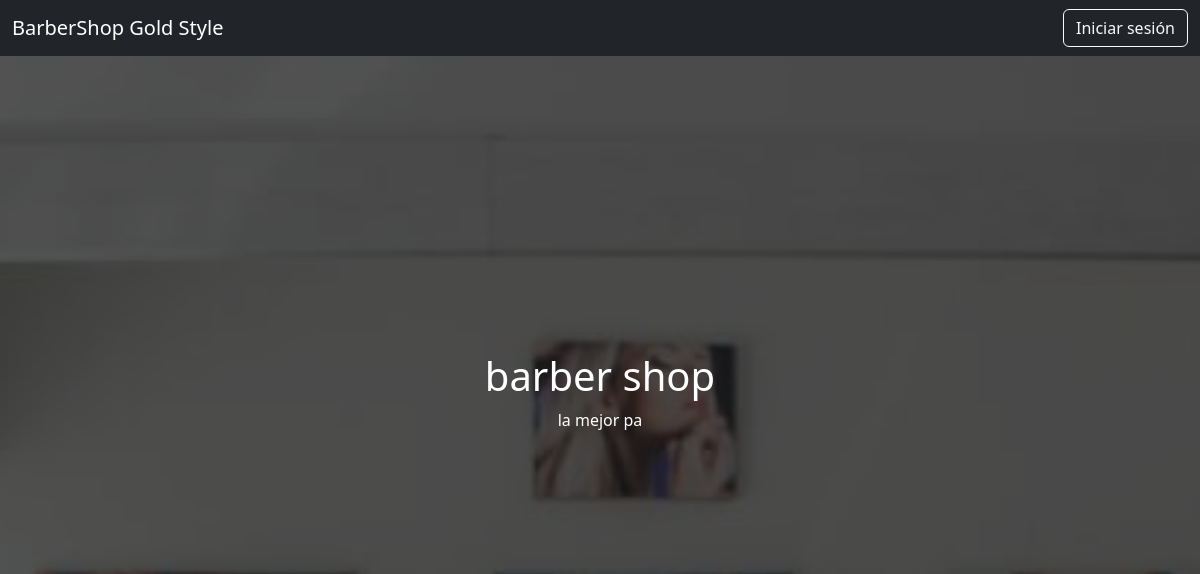
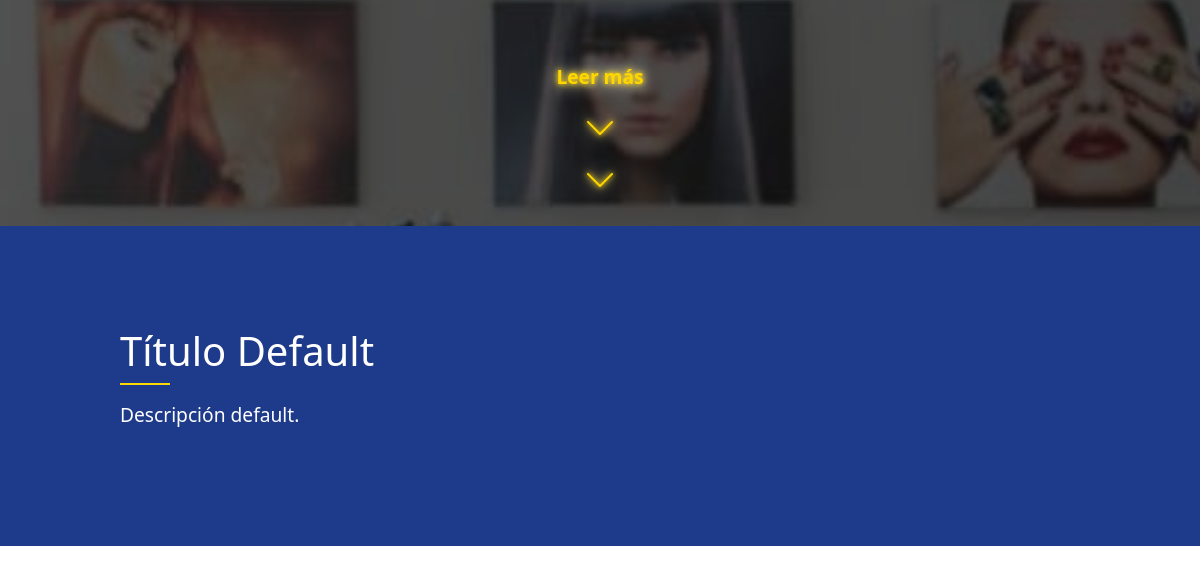
The page /php/servicios/corte_publico.php on the database as committed earlier (2 pictures, top to bottom).
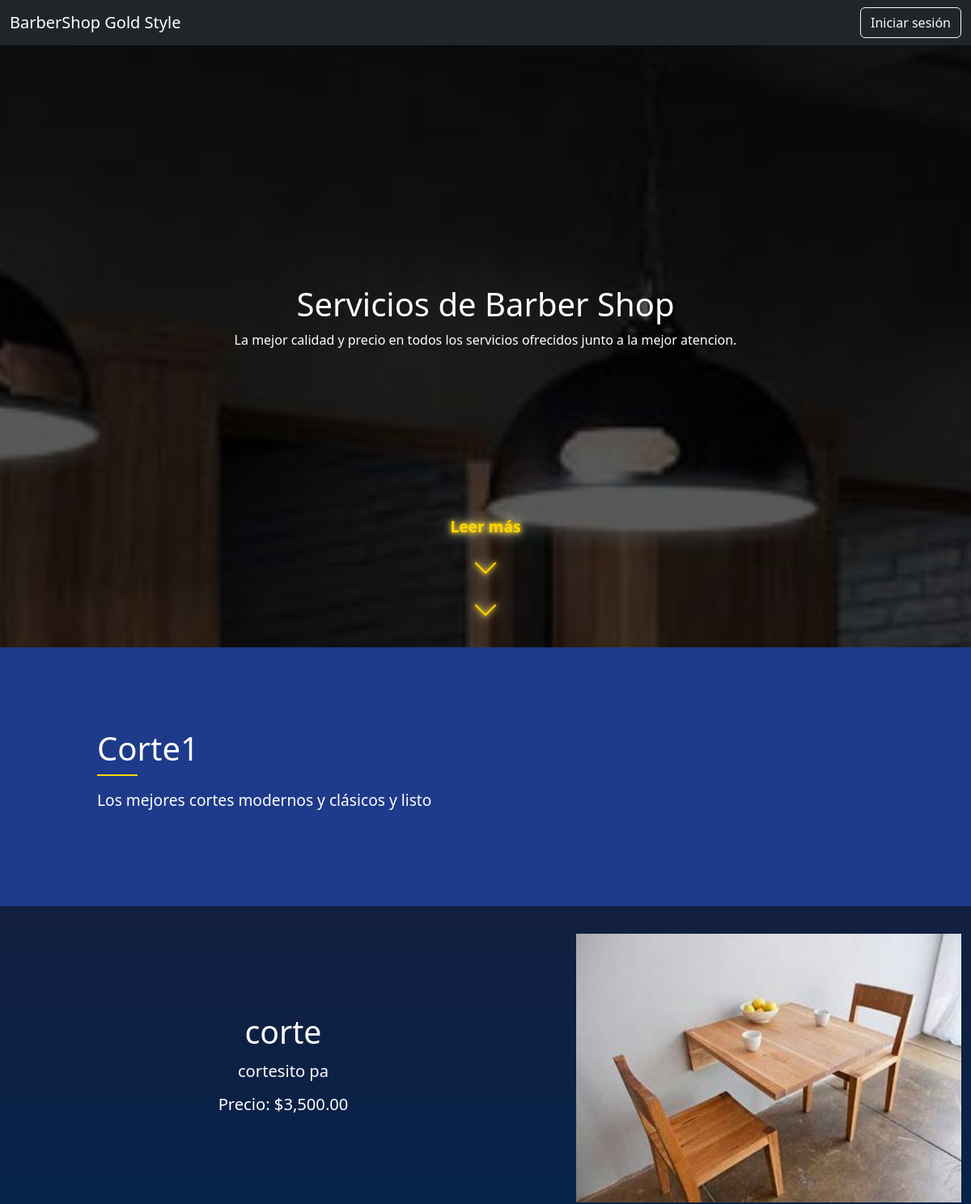
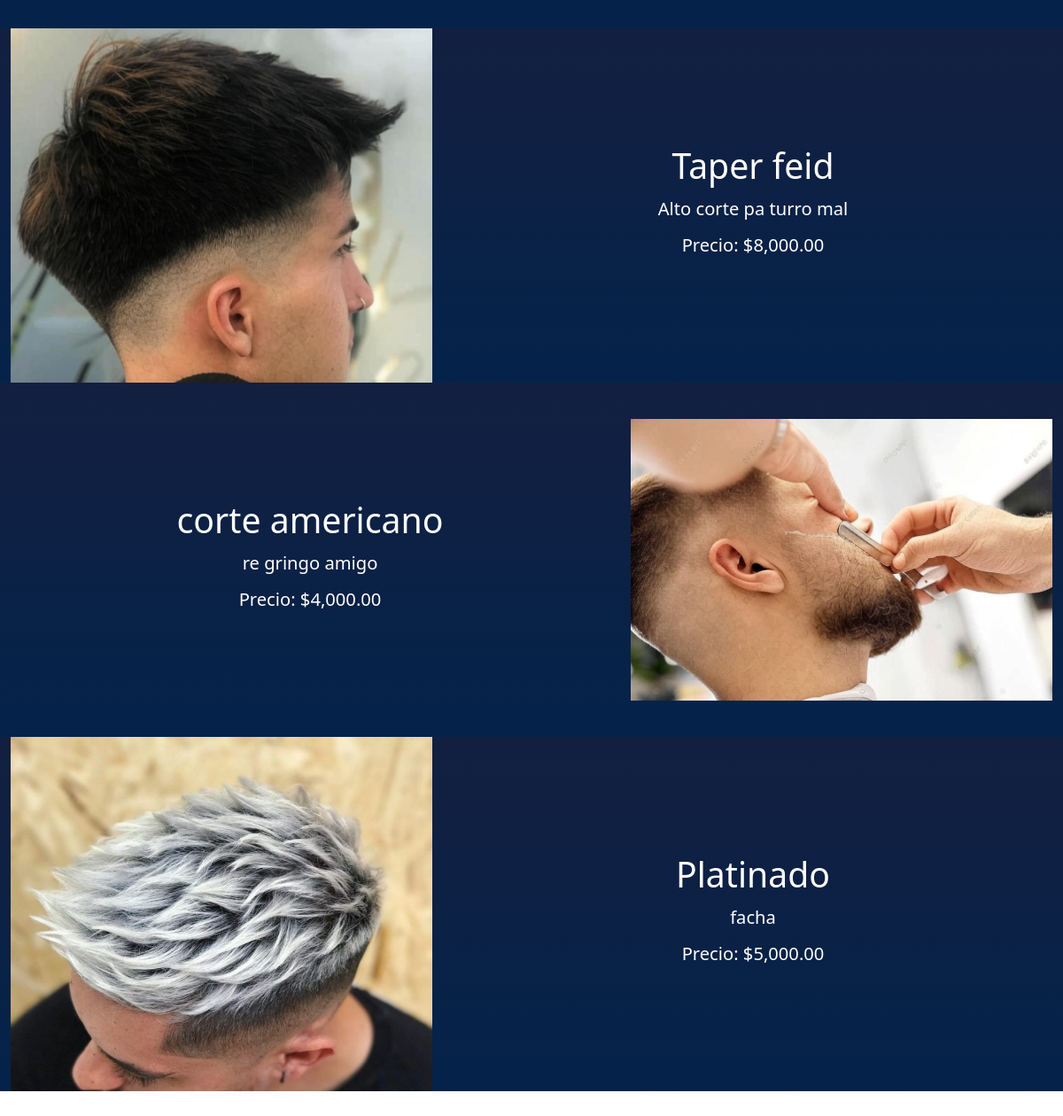
The same page on the database as committed later (2 pictures, top to bottom).
### tables this page shows
CREATE TABLE `portada` (
  `id` int(11) NOT NULL,
  `titulo` varchar(255) NOT NULL,
  `descripcion` varchar(255) NOT NULL,
  `imagen` varchar(255) NOT NULL
);

CREATE TABLE `intro_servicios` (
  `id` int(11) NOT NULL,
  `servicio` varchar(50) NOT NULL,
  `titulo` varchar(255) NOT NULL,
  `descripcion` varchar(255) NOT NULL
);

CREATE TABLE `contenidos` (
  `id` int(11) NOT NULL,
  `titulo` varchar(255) NOT NULL,
  `descripcion` varchar(255) NOT NULL,
  `imagen` varchar(255) DEFAULT NULL,
  `precio` decimal(10,2) DEFAULT 0.00
);

### php/servicios/corte_publico.php (the view, shortened to what this page needs)
<?php
require_once '../conexion.php';
$servicio = 'corte';
try {
    $stmtIntro = $pdo->prepare("SELECT * FROM intro_servicios WHERE servicio = :servicio LIMIT 1");
    $stmtIntro->execute([':servicio' => $servicio]);
    $intro = $stmtIntro->fetch();
    if (!$intro) {
        $intro = ['titulo' => 'Título Default', 'descripcion' => 'Descripción default.'];
    }
    $stmtPortada = $pdo->query("SELECT * FROM portada ORDER BY id ASC LIMIT 1 OFFSET 1");
    $portada = $stmtPortada->fetch();
    $stmt = $pdo->prepare("SELECT * FROM contenidos ORDER BY id ASC");
    $stmt->execute();
    $contenidos = $stmt->fetchAll(PDO::FETCH_ASSOC);
} catch(PDOException $e) {
    echo "Error: " . htmlspecialchars($e->getMessage());
    exit;
}
?>
<!DOCTYPE html>
<html lang="es">
<head>
    <link href="https://cdn.jsdelivr.net/npm/bootstrap@5.3.3/dist/css/bootstrap.min.css" rel="stylesheet">
    <link href="https://cdn.jsdelivr.net/npm/bootstrap-icons@1.11.3/font/bootstrap-icons.css" rel="stylesheet">
    <link rel="stylesheet" href="/css/servicio.css">
</head>
<body>
    <nav class="navbar navbar-dark bg-dark fixed-top">
        <div class="container-fluid">
            <a class="navbar-brand" href="#">BarberShop Gold Style</a>
            <div class="boton-nav">
                <a href="/html/registro.html?mode=login" class="btn btn-outline-light">Iniciar sesión</a>
            </div>
        </div>
    </nav>
    <div class="cover" style="background-image: url('/php/uploads/<?php echo isset($portada['imagen']) ? htmlspecialchars($portada['imagen']) : 'https://via.placeholder.com/1920x1080'; ?>');">
        <div class="cover-overlay"></div>
        <div class="cover-content">
            <h1><?php echo isset($portada['titulo']) ? htmlspecialchars($portada['titulo']) : '¡Bienvenido a mi sitio!'; ?></h1>
            <p><?php echo isset($portada['descripcion']) ? htmlspecialchars($portada['descripcion']) : 'Descripción de la portada'; ?></p>
        </div>
        <div class="read-more">
            <span>Leer más</span>
            <div class="arrows">
                <i class="bi bi-chevron-down"></i>
                <i class="bi bi-chevron-down"></i>
            </div>
        </div>
    </div>
    <div class="intro-container">
        <div class="intro-text">
            <h2><?php echo htmlspecialchars($intro['titulo']); ?></h2>
            <p><?php echo htmlspecialchars($intro['descripcion']); ?></p>
        </div>
    </div>
    <?php foreach ($contenidos as $index => $contenido): ?>
        <div class="content-section">
            <div class="container-fluid">
                <div class="row align-items-center h-100">
                    <?php if ($index % 2 == 0): ?>
                        <div class="col-md-7 text-container">
                            <h2><?php echo htmlspecialchars($contenido['titulo']); ?></h2>
                            <p><?php echo htmlspecialchars($contenido['descripcion']); ?></p>
                            <p>Precio: $<?php echo number_format($contenido['precio'], 2); ?></p>
                        </div>
                        <div class="col-md-5">
                            <img src="/php/<?php echo $contenido['imagen'] ? htmlspecialchars($contenido['imagen']) : 'https://via.placeholder.com/500'; ?>" class="content-image" alt="Imagen <?php echo $contenido['id']; ?>">
                        </div>
                    <?php else: ?>
                        <div class="col-md-5 order-md-1 order-2">
                            <img src="/php/<?php echo $contenido['imagen'] ? htmlspecialchars($contenido['imagen']) : 'https://via.placeholder.com/500'; ?>" class="content-image" alt="Imagen <?php echo $contenido['id']; ?>">
                        </div>
                        <div class="col-md-7 order-md-2 order-1 text-container">
                            <h2><?php echo htmlspecialchars($contenido['titulo']); ?></h2>
                            <p><?php echo htmlspecialchars($contenido['descripcion']); ?></p>
                            <p>Precio: $<?php echo number_format($contenido['precio'], 2); ?></p>
                        </div>
                    <?php endif; ?>
                </div>
            </div>
        </div>
    <?php endforeach; ?>
</body>
</html>

### css/servicio.css (style rules this page uses)
:root { font-size: 16px; }
.cover { height: 100vh; width: 100vw; background-size: cover; background-position: center; background-attachment: fixed; display: flex; flex-direction: column; align-items: center; justify-content: center; color: white; text-align: center; position: relative; }
.cover-content { z-index: 1; opacity: 0; transform: translateY(3rem); animation: fadeInUp 1s ease-out forwards; position: relative; }
.cover-overlay { position: absolute; top: 0; left: 0; width: 100%; height: 100%; background: rgba(0, 0, 0, 0.65); z-index: 0; }
.read-more { position: absolute; bottom: 1.25rem; width: 100%; text-align: center; z-index: 1; color: #FFD700; font-size: 1.2rem; font-weight: bold; text-shadow: 0 0 0.3125rem #FFD700, 0 0 0.625rem #FFE066, 0 0 1.25rem #FFFFFF; opacity: 0; transform: translateY(3rem); animation: fadeInUp 1s ease-out 0.3s forwards; }
.arrows { display: flex; flex-direction: column; align-items: center; margin-top: 0.625rem; }
.arrows i { font-size: 2rem; color: #FFD700; text-shadow: 0 0 0.3125rem #FFD700, 0 0 0.625rem #FFE066, 0 0 1.25rem #FFFFFF; margin: 0.125rem 0; animation: flowDown 1.5s ease-in-out infinite; }
.arrows i:nth-child(2) { animation-delay: 0.3s; }
.content-section { width: 100vw; height: 50vh; display: flex; align-items: center; padding: 0; margin: 0; overflow: hidden; background: linear-gradient(180deg, #131f40, #04234a); opacity: 0; transform: translateY(3rem); transition: opacity 0.6s ease-out, transform 0.6s ease-out; }
.content-section.visible { opacity: 1; transform: translateY(0); }
.content-image { width: 100%; height: 100%; object-fit: cover; }
.text-container { padding: 1.25rem; height: 100%; display: flex; flex-direction: column; justify-content: center; align-items: center; text-align: center; color: white; font-size: 1rem; }
.text-container h2 { font-size: 2.45rem; margin-bottom: 0.625rem; }
.text-container p { font-size: 1.26rem; margin-bottom: 0.625rem; }
.intro-container { height: 40vh; background-color: #1E3A8A; color: white; display: flex; align-items: center; padding: 0 10%; position: relative; }
.intro-text { max-width: 50%; text-align: left; }
.intro-text h2 { font-size: 2.5rem; margin-bottom: 1rem; position: relative; }
.intro-text h2::after { content: ''; display: block; width: 50px; height: 2px; background-color: #FFD700; margin-top: 0.5rem; }
.intro-text p { font-size: 1.2rem; }

Rows that differ between the two databases and show on the page:
changed portada: imagen: a different picture; titulo "barber shop" → "Servicios de Barber Shop"; descripcion "la mejor pa" → "La mejor calidad y precio en todos los servicios ofrecidos junto a la mejor atencion."
added intro_servicios: titulo "Corte1", descripcion "Los mejores cortes modernos y clásicos y listo"
now on this page (row edited): contenidos: titulo "corte", descripcion "cortesito pa", precio "3,500.00", imagen (picture)
now on this page (row edited): contenidos: imagen (picture), titulo "Taper feid", descripcion "Alto corte pa turro mal", precio "8,000.00"
added contenidos: titulo "corte americano", descripcion "re gringo amigo", precio "4,000.00", imagen (picture)
added contenidos: imagen (picture), titulo "Platinado", descripcion "facha", precio "5,000.00"
Other text that changed with them:
$intro['titulo']: "Título Default" → (not shown)
$intro['descripcion']: "Descripción default." → (not shown)
